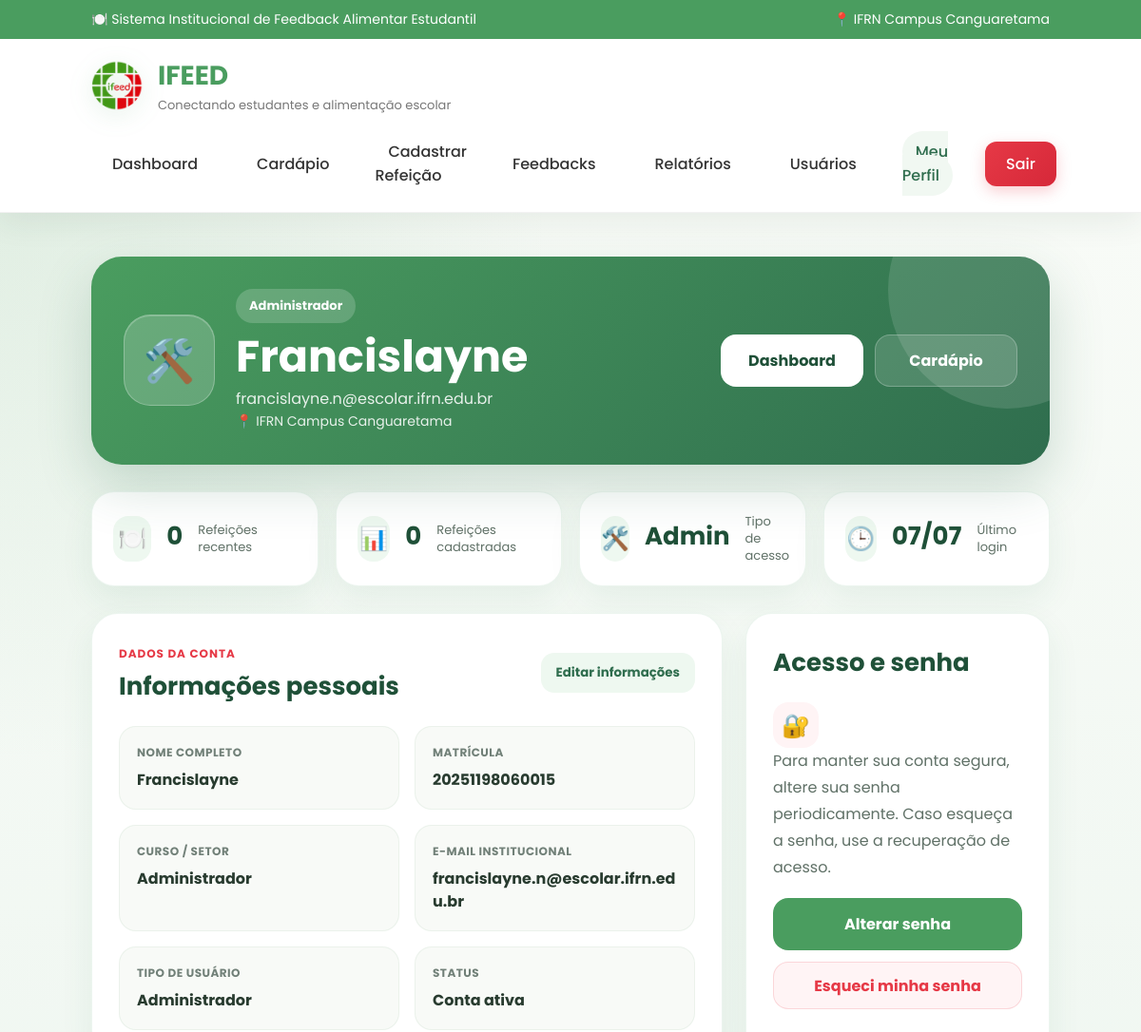
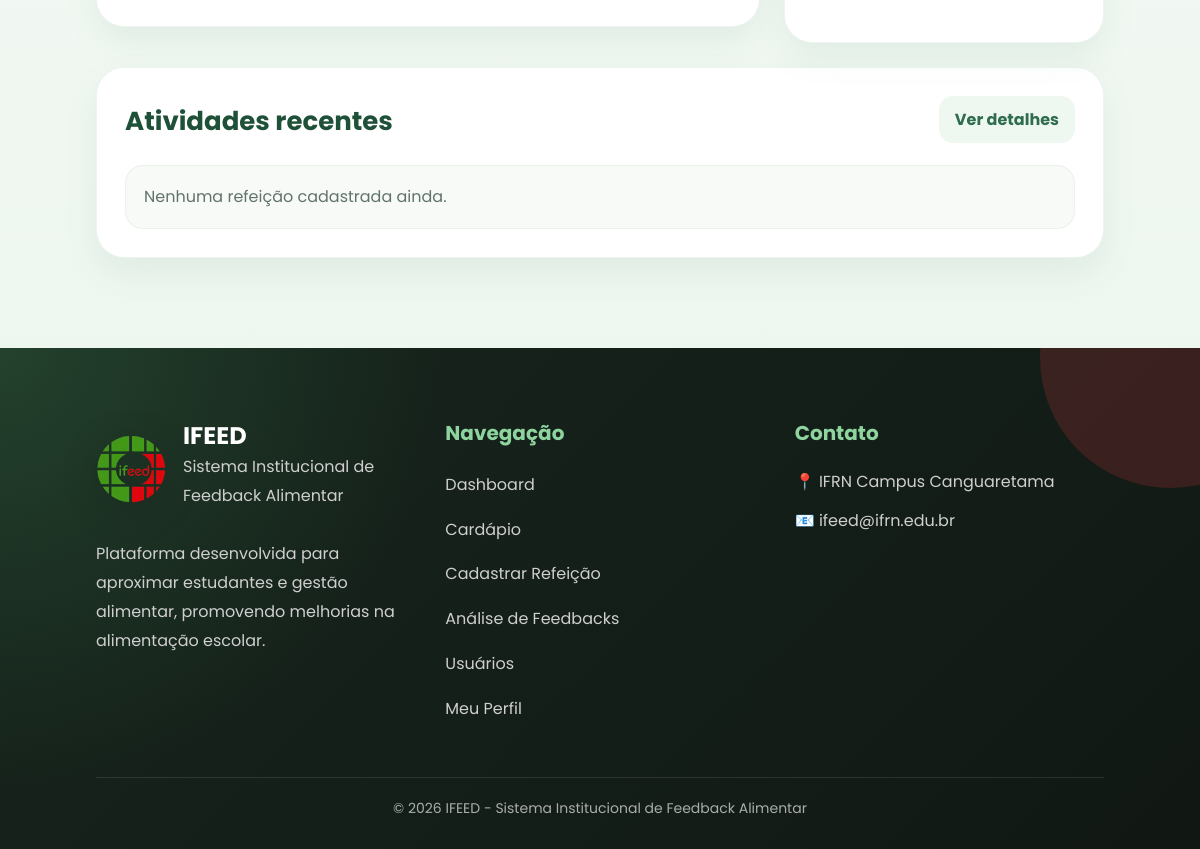
Page /usuarios/perfil/ (signed in) on the committed database (2 pictures, top to bottom).
### apps/usuarios/models.py (models this page shows, shortened)
class Usuario(AbstractUser):
    class TipoUsuario(models.TextChoices):
        ALUNO = 'ALUNO', 'Aluno'
        ADMIN = 'ADMIN', 'Administrador'
    username = None
    nome = models.CharField('nome completo', max_length=100)
    email = models.EmailField('e-mail', unique=True)
    matricula = models.CharField('matrícula', max_length=30, unique=True, null=True, blank=True)
    tipo_usuario = models.CharField(max_length=10, choices=TipoUsuario.choices, default=TipoUsuario.ALUNO)
    criado_em = models.DateTimeField(auto_now_add=True)
    atualizado_em = models.DateTimeField(auto_now=True)
    USERNAME_FIELD = 'email'
    REQUIRED_FIELDS = ['nome']
    objects = UsuarioManager()
    class Meta:
        db_table = 'usuario'
        verbose_name = 'usuário'
        verbose_name_plural = 'usuários'

class Administrador(models.Model):
    usuario = models.OneToOneField(Usuario, on_delete=models.CASCADE, related_name='administrador')
    cargo = models.CharField(max_length=100, blank=True, default='Administrador')
    class Meta:
        db_table = 'administrador'
        verbose_name = 'administrador'
        verbose_name_plural = 'administradores'

### apps/usuarios/views.py (the view)
# urls.py: path('perfil/', views.perfil, name='perfil'),
@login_required
def perfil(request):
    if request.method == 'POST' and request.POST.get('profile_action') == 'update_profile':
        perfil_form = PerfilUpdateForm(request.POST, instance=request.user)
        if perfil_form.is_valid():
            usuario = perfil_form.save()
            criar_perfil_por_tipo(usuario, perfil_form.cleaned_data)
            messages.success(request, 'Informações atualizadas com sucesso.')
            return redirect('usuarios:perfil')
        messages.error(request, 'Confira os dados informados e tente novamente.')
    else:
        perfil_form = PerfilUpdateForm(instance=request.user)
    feedbacks = []
    refeicoes = []
    if request.user.tipo_usuario == Usuario.TipoUsuario.ALUNO and hasattr(request.user, 'aluno'):
        feedbacks = request.user.aluno.feedbacks.select_related('refeicao').order_by('-criado_em')[:6]
    if request.user.tipo_usuario == Usuario.TipoUsuario.ADMIN and hasattr(request.user, 'administrador'):
        refeicoes = request.user.administrador.refeicoes_cadastradas.all().order_by('-criado_em')[:6]
    return render(request, 'perfil.html', {'feedbacks': feedbacks, 'refeicoes': refeicoes, 'perfil_form': perfil_form})

### templates/perfil.html (shortened to what this page needs)
{% extends 'base.html' %}
{% load static %}
{% block extra_css %}<link rel="stylesheet" href="{% static 'estilos/perfil.css' %}">{% endblock %}
{% block body_attrs %}data-private="true"{% endblock %}
{% block content %}
<main class="profile-page">
    <section class="profile-hero-card">
        <div class="profile-identity">
            <div class="profile-avatar" id="profileAvatar">{% if request.user.tipo_usuario == 'ADMIN' %}🛠️{% else %}👤{% endif %}</div>
            <div>
                <span class="profile-role-badge" id="profileRoleBadge">{{ request.user.get_tipo_usuario_display }}</span>
                <h1 id="userName">{{ request.user.nome }}</h1>
                <p id="userEmail">{{ request.user.email }}</p>
                <p class="profile-campus">📍 IFRN Campus Canguaretama</p>
            </div>
        </div>
        <div class="profile-hero-actions">
            <a id="profilePrimaryAction" href="{% url 'dashboard' %}" class="btn-profile-primary">Dashboard</a>
            <a id="profileSecondaryAction" href="{% url 'refeicoes:cardapio' %}" class="btn-profile-secondary">Cardápio</a>
        </div>
    </section>
    <section class="profile-metrics" aria-label="Resumo do perfil">
        {% if request.user.tipo_usuario == 'ADMIN' %}
            <article class="metric-card"><span id="metricOneIcon">🍽️</span><strong id="metricOneValue">{{ refeicoes|length }}</strong><p id="metricOneLabel">Refeições recentes</p></article>
            <article class="metric-card"><span id="metricTwoIcon">📊</span><strong id="metricTwoValue">{{ request.user.administrador.refeicoes_cadastradas.count|default:0 }}</strong><p id="metricTwoLabel">Refeições cadastradas</p></article>
            <article class="metric-card"><span id="metricThreeIcon">🛠️</span><strong id="metricThreeValue">Admin</strong><p id="metricThreeLabel">Tipo de acesso</p></article>
            <article class="metric-card"><span id="metricFourIcon">🕒</span><strong id="metricFourValue">{{ request.user.last_login|date:"d/m"|default:"-" }}</strong><p id="metricFourLabel">Último login</p></article>
        {% endif %}
    </section>
    <section class="profile-layout">
        <article class="profile-panel personal-panel">
            <div class="panel-title">
                <div>
                    <span>Dados da conta</span>
                    <h2>Informações pessoais</h2>
                </div>
                <button id="editProfileBtn" class="btn-small-action" type="button">Editar informações</button>
            </div>
            <div class="personal-details-card">
                <div class="detail-row"><span>Nome completo</span><strong id="detailName">{{ request.user.nome }}</strong></div>
                <div class="detail-row"><span>Matrícula</span><strong id="detailMatricula">{{ request.user.matricula|default:"-" }}</strong></div>
                <div class="detail-row"><span>Curso / Setor</span><strong id="detailCurso">{% if request.user.tipo_usuario == 'ALUNO' %}{{ request.user.aluno.curso|default:"-" }}{% else %}{{ request.user.administrador.cargo|default:"Administrador" }}{% endif %}</strong></div>
                <div class="detail-row"><span>E-mail institucional</span><strong id="detailEmail">{{ request.user.email }}</strong></div>
                <div class="detail-row"><span>Tipo de usuário</span><strong id="detailType">{{ request.user.get_tipo_usuario_display }}</strong></div>
                <div class="detail-row"><span>Status</span><strong id="detailStatus">{% if request.user.is_active %}Conta ativa{% else %}Conta inativa{% endif %}</strong></div>
            </div>
        </article>
        <aside class="profile-panel security-panel">
            <div class="panel-title">
                <h2>Acesso e senha</h2>
            </div>
            <div class="security-icon">🔐</div>
            <p class="security-text">
                Para manter sua conta segura, altere sua senha periodicamente. Caso esqueça a senha, use a recuperação de acesso.
            </p>
            <div class="security-actions">
                <a href="{% url 'usuarios:alterar_senha' %}" class="security-button">Alterar senha</a>
                <a href="{% url 'usuarios:recuperar_senha' %}" class="forgot-link">Esqueci minha senha</a>
            </div>
            <div id="profileMessage" class="profile-message" aria-live="polite"></div>
        </aside>
    </section>
    <section class="profile-panel activity-panel">
        <div class="panel-title">
            <h2 id="activityTitle">Atividades recentes</h2>
            <a id="activityAction" href="{% if request.user.tipo_usuario == 'ADMIN' %}{% url 'feedbacks:analise' %}{% else %}{% url 'refeicoes:cardapio' %}{% endif %}" class="btn-small-link">Ver detalhes</a>
        </div>
        <div id="profileActivityList" class="profile-activity-list">
            {% if request.user.tipo_usuario == 'ADMIN' %}
                {% for refeicao in refeicoes %}
                    <div class="activity-item">
                        <span>🍽️</span>
                        <div><strong>{{ refeicao.get_tipo_display }}</strong><p>{{ refeicao.data_refeicao|date:"d/m/Y" }} • {{ refeicao.get_status_display }}</p></div>
                    </div>
                {% empty %}
                    <div class="activity-empty">Nenhuma refeição cadastrada ainda.</div>
                {% endfor %}
            {% endif %}
        </div>
    </section>
</main>
{% endblock %}

### static/estilos/index.css (style rules this page uses)
* { margin: 0; padding: 0; box-sizing: border-box; font-family: 'Poppins', sans-serif; }
body { background-color: #f5f5f5; color: #333; }

### rows in the picture
Usuario: user.tipo_usuario "Administrador", user.nome "Francislayne", user.email "francislayne.n@escolar.ifrn.edu.br", user.administrador.refeicoes_cadastradas.count "0", user.last_login "07/07", user.matricula "20251198060015", user.administrador.cargo "Administrador"

### other values in the picture
{{ refeicoes|length }} "0"
